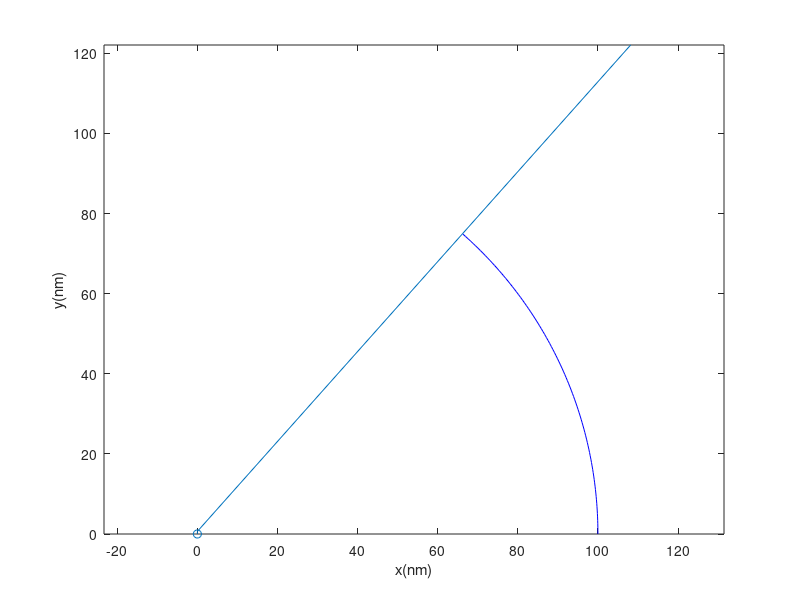

Write the MATLAB code that produced this figure. (Note: this script raises an error after producing the figure.)
% 给定刀具波纹度拟合曲线和已加工曲面拟合曲线，给定残高，求各个刀位点的切宽
% 方案：先求切宽和残高的定量关系；然后考虑如何移动各个刀位点，微调来获得所要求的残高
if true
    close all;
    clear; clc;
    addpath(genpath('funcs'));
    
    % global variables
    % global textFontSize textFontType unit fitMethod paramMethod;
    workspaceDir = 'workspace/20221020-tooltip';
    fitMethod = 'Levenberg-Marquardt';
    paramMethod = 'centripetal';
    unit = '\mum';
    textFontSize = 12;
    textFontType = 'Times New Roman';
end

%% simulation initialization
debug = 2;
switch debug
    case 2 % 2D tool profile simulation
        cx0 = 0*1000; % unit: mu m
        cy0 = 0*1000; % unit: mu m
        r0 = 0.1*1000; % unit: mu m
        openAng = pi/3; % unit: rad
        noise = r0*5e-3; % mid-frequency error
        theta = linspace(0,openAng,200);
        r = r0*(1 - noise + 2*noise*rand(1,length(theta)));
        toolOri(1,:) = r.*cos(theta) + cx0;
        toolOri(2,:) = r.*sin(theta) + cy0;
        toolOri(3,:) = zeros(1,length(theta));
        rmse0 = sqrt(...
                    sum(...
                        ((toolOri(1,:) - cx0).^2 + (toolOri(2,:) - cy0).^2 - r0^2).^2) ...
                /length(theta));
        clear theta r;
    case 3 % 3D tool profile simulation
        cx0 = 1*1000; % unit:mu m
        cy0 = 2*1000; % unit:mu m
        cz0 = 3*1000; % unit:mu m
        r0 = 0.1*1000; % unit:mu m
        openAng = pi/3; % unit: rad
        edgePV = 200; % low-frequency error
        k = -edgePV/openAng;
        noise = r0*5e-3; % mid-frequency error
        zNoise = r0*0.05; % data pre-processing error
        theta = linspace(0,openAng,300);
        r = r0 + edgePV/2 + k*theta + (noise*rand(1,length(theta)) - 0.5*noise);
        toolOri(1,:) = cx0 + r.*cos(theta);
        toolOri(2,:) = cy0 + r.*sin(theta);
        toolOri(3,:) = cz0 + (zNoise*rand(1,length(theta)) - 0.5*zNoise);
        rmse0 = sqrt( ...
            sum((toolOri - ndgrid([cx0;cy0;cz0],1:length(theta)).^2),2) ...
            /length(theta));
        clear theta r;
    otherwise
        toolInput = inputdlg({'Tool fitting method','Tool parameterization method', ...
            'Unit','Font type in figure','Font size in figure'}, ...
            'Tool Processing Input', ...
            [1 20; 1 20; 1 20; 1 20; 1 20], ...
            {'Levenberg-Marquardt','centripetal','\mu m','Times New Roman','14'}, ...
            'WindowStyle');
        fitMethod = toolInput{1};
        paramMethod = toolInput{2};
        unit = toolInput{3};
        textFontType = toolInput{4};
        textFontSize = str2double(toolInput{5});
        % tool measurement file loading
        [fileName,dirName] = uigetfile({ ...
            '*.mat','MAT-files(*.mat)'; ...
            '*.txt','text-files(*.txt)'; ...
            '*.*','all files(*.*)'...
            }, ...
            'Select one tool tip measurement data', ...
            'Tool\', ...
            'MultiSelect','off');
        pathName = fullfile(dirName,fileName);
        dataOri = load(pathName); % load from file, n*2 matrix
        % data pre-processing
        toolOri = dataOri;
end

% dim = size(toolOri,1);
f1 = figure('Name','original xy scatters of the tool');
plot(toolOri(:,1),toolOri(:,2));
hold on;

theta1 = atan2(toolOri(1,2),toolOri(1,1));
theta2 = atan2(toolOri(end,2),toolOri(end,1));
theta = transpose(linspace(theta1,theta2,100));
plot(cx0 + r0*cos(theta),cy0 + r0*sin(theta),'blue');
scatter(cx0,cy0,'blue');
axis equal;
xlabel('x(nm)');
ylabel('y(nm)');
clear theta theta1 theta2;

%% 由(x,y)图获得刃口圆心半径以及波纹度函数
[~,radius,includedAngle,toolFit,rmseLsc] = toolFit2D(toolOri,'Levenberg-Marquardt');

% plot the fitting results
f2 = figure('Name','Tool Sharpness Fitting Result');
xLim = 1.1*max(toolFit(1,:));
quiver(-xLim,0,2*xLim,0,'AutoScale','off','Color',[0,0,0],'MaxHeadSize',0.1); % X axis
hold on;
text(0.9*xLim,-.05*radius,'x');
quiver(0,-0.2*radius,0,1.3*radius,'AutoScale','off','Color',[0,0,0],'MaxHeadSize',0.1); % Y axis
text(0.05*xLim,1.05*radius,'y');
plot(toolFit(1,:),toolFit(2,:),'Color',[0,0.45,0.74],'LineWidth',0.75); % tool edge scatters
theta = (pi/2 - includedAngle/2):0.01:(pi/2 + includedAngle/2);
xtmp = radius*cos(theta);
ytmp = radius*sin(theta);
plot(xtmp,ytmp,'Color',[0.85,0.33,0.10],'LineWidth',1,'LineStyle','--'); % tool edge circle
scatter(0,0,'MarkerFaceColor',[0.85,0.33,0.10],'MarkerEdgeColor',[0.85,0.33,0.10]); % tool edge center
quiver(0,0,0,0.5*radius,'AutoScale','off','Color',[0.93,0.69,0.13], ...
    'LineWidth',2.5,'MaxHeadSize',0.3); % tool edge normal
line([0,xtmp(1)],[0,ytmp(1)],'LineStyle','--','Color',[0.85,0.33,0.10]);
line([0,xtmp(end)],[0,ytmp(end)],'LineStyle','--','Color',[0.85,0.33,0.10]);
% xlim([-1.1*xLim,1.1*xLim]);
axis equal;
% set(gca,'TickLabelInterpreter','tex');
set(gca,'FontSize',textFontSize,'FontName',textFontType);
xlabel(['x(',unit,')']);
ylabel(['y(',unit,')']);
title('Tool fitting result');
legend('','','tool edge','tool fitting arc','tool center', ...
    'tool normal vector','Location','northeast');
clear xtmp ytmp theta; % 删除画图的临时变量

%% tool modelling
s1_toolModel

%% 相邻刀位点的残高
% x1 = [0,0,0]; vec1 = [0,1];
% x2 = [r0,r0/30,0]; vec2 = [cosd(90+8),sind(90+8)];
% R = rotz(5,'deg'); % rotation matrix about z axis
% tool1 = toolPt + x1;
% tool2 = toolPt*transpose(R) + x2;
% 
% [res,interPt] = residualHigh(x1(:,1:2),vec1,tool1(:,1:2),x2(:,1:2),vec2,tool2(:,1:2));
% 
% figure('Name','Residual of the adjacent tool');
% plot(tool1(:,1),tool1(:,2),'Color',[0,0.45,0.74]); hold on;
% plot(tool2(:,1),tool2(:,2),'Color',[0.85,0.33,0.10]);
% plot(interPt(1),interPt(2),'*','Color',[0.49,0.18,0.56]);
% plot(x1(1),x1(2),'o','Color',[0,0.45,0.74],'MarkerFaceColor',[0,0.45,0.74]);
% line([x1(1),x1(1)+radius*vec1(1)],[x1(2),x1(2)+radius*vec1(2)],'LineWidth',2,'Color',[0,0.45,0.74]);
% plot(x2(1),x2(2),'o','Color',[0.85,0.33,0.10],'MarkerFaceColor',[0.85,0.33,0.10]);
% line([x2(1),x2(1)+radius*vec2(1)],[x2(2),x2(2)+radius*vec2(2)],'LineWidth',2,'Color',[0.85,0.33,0.10]);
% axis equal

%%
% rmpath(genpath('funcs'));
